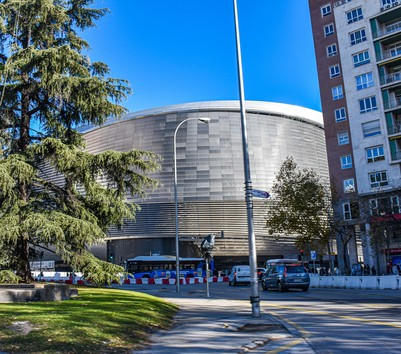
#> input picture art/photos/bernabeu.jpg, 401 x 354 px, given in place of cover.jpg, which was not available
$ python comic.py ../art/photos ../art/photos/bosch.jpg
#> lines starting #> are read from the running program, lines starting #| are printed output that depends on the picture; after the words box and inside, x2 and y2 are one past the last pixel; in counts of white or black regions, pixels touching at a corner belong together
# /// script
# dependencies = ["pillow", "numpy"]
# ///
# Turns the cover photo into tebeo-style art:
# flat colours from the brochure palette, black ink outlines, halftone dots in the shadows.
# Usage: uv run tools/comic.py SRC_DIR OUT_DIR
import sys
from pathlib import Path

import numpy as np
from PIL import Image, ImageEnhance, ImageFilter

DPI = 300
MM = DPI / 25.4

# Flat colours a tebeo colourist would use: brochure palette plus skin and stone
PALETTE = [
    (0, 0, 0),         # ink
    (255, 250, 240),   # paper
    (176, 16, 46),     # crimson
    (255, 199, 44),    # sol
    (20, 80, 160),     # metro
    (169, 196, 234),   # sky
    (240, 196, 160),   # skin
    (196, 160, 112),   # stone
]

# slot -> (width mm, height mm, area of the source to use as fractions, line blur)
SLOTS = {
    "cover": (134, 132, (0, 0, 1, 1), 2.4),
}


def fit(img, w, h, box, contain):
#> called with w = 1582, h = 1559, box = (0, 0, 1, 1), contain = False
    iw, ih = img.size
#> iw = 401; ih = 354
    img = img.crop((int(box[0] * iw), int(box[1] * ih), int(box[2] * iw), int(box[3] * ih)))
#> img is the input picture: PIL image 401x354 RGB; mean R, G, B 82.7, 110, 128.6
    if contain:
        img.thumbnail((w, h), Image.LANCZOS)
        framed = Image.new("RGB", (w, h), PALETTE[5])
        framed.paste(img, ((w - img.width) // 2, h - img.height))
        return framed
    target = w / h
    iw, ih = img.size
    if iw / ih > target:
        nw = int(ih * target)
#> nw = 359
        img = img.crop(((iw - nw) // 2, 0, (iw - nw) // 2 + nw, ih))
#> img: PIL image 359x354 RGB
    else:
        nh = int(iw / target)
        img = img.crop((0, (ih - nh) // 2, iw, (ih - nh) // 2 + nh))
    return img.resize((w, h), Image.LANCZOS)


def flat_colours(img):
    """Snap every pixel to the nearest palette colour, then smooth into flat areas."""
    pal = Image.new("P", (1, 1))
    flat = sum(PALETTE, ()) + (0, 0, 0) * (256 - len(PALETTE))
    pal.putpalette(flat)
    punchy = ImageEnhance.Contrast(ImageEnhance.Color(img).enhance(1.3)).enhance(1.25)
    smooth = punchy.filter(ImageFilter.MedianFilter(13))
    return smooth.quantize(palette=pal, dither=Image.Dither.NONE).convert("RGB").filter(ImageFilter.ModeFilter(9))


def ink_lines(img, sigma):
    gray = img.convert("L")
    a = np.asarray(gray.filter(ImageFilter.GaussianBlur(sigma)), dtype=float) / 255
    b = np.asarray(gray.filter(ImageFilter.GaussianBlur(sigma * 1.6)), dtype=float) / 255
    lines = ((a - 0.98 * b) < -0.02).astype("uint8") * 255
    return Image.fromarray(lines).filter(ImageFilter.MedianFilter(5)).filter(ImageFilter.MaxFilter(3))


def halftone(img, shadow):
    """Ben-Day dots over the darker mid-tones."""
    w, h = img.size
#> w = 1582; h = 1559
    step = int(1.2 * MM)
    yy, xx = np.mgrid[0:h, 0:w]
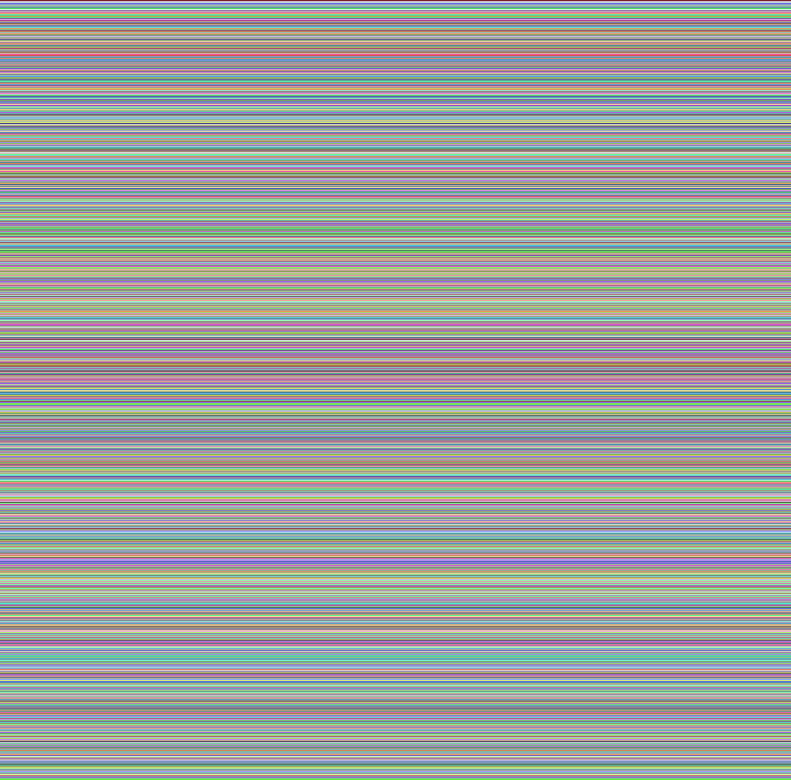
#> yy: shape (1559, 1582) int64 (shown at 1/2 size); 1559 distinct labels, from 0 to 1558; one colour per label, 0 black
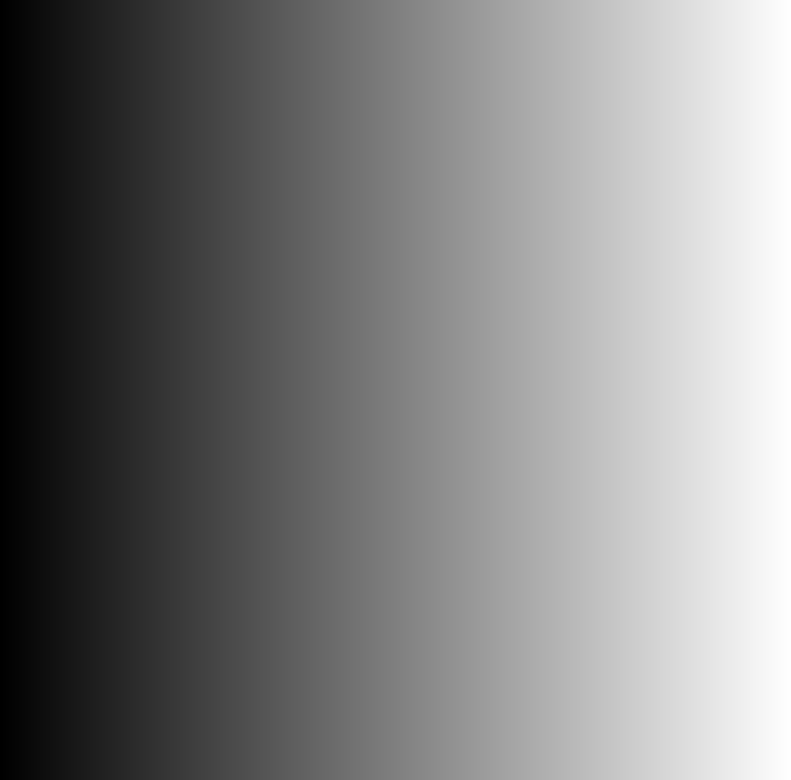
#> xx: shape (1559, 1582) int64 (shown at 1/2 size); min 0, max 1581, mean 790.5; drawn with min black and max white
    dots = ((xx % step - step / 2) ** 2 + (yy % step - step / 2) ** 2) < (step * 0.3) ** 2
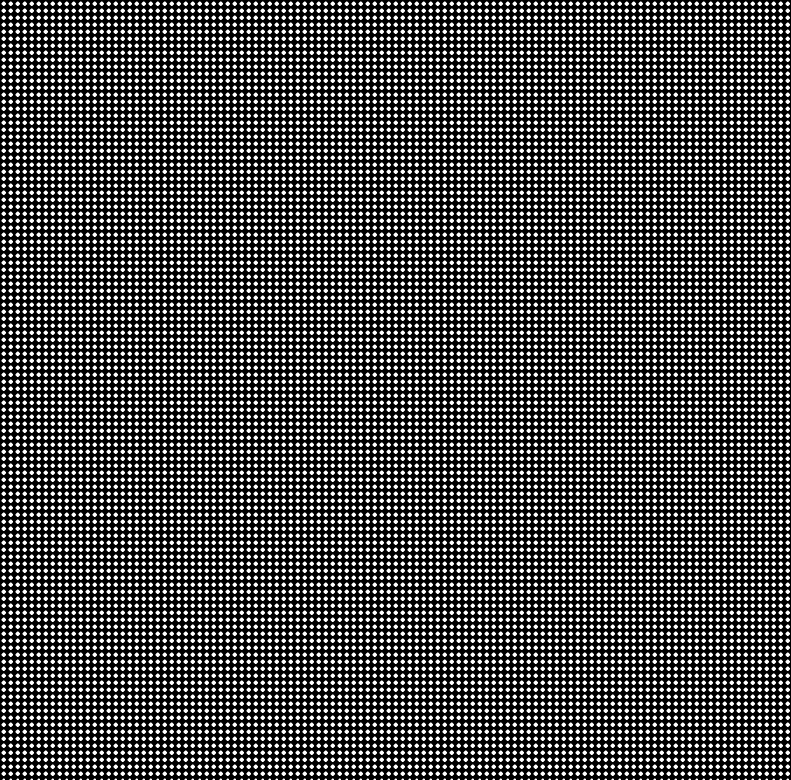
#> dots: shape (1559, 1582) bool (shown at 1/2 size); 29% white; 12656 white regions (113 under 20 px), largest, box (x1, y1, x2, y2) and area: (3, 3, 12, 12) 57, (17, 3, 26, 12) 57, (31, 3, 40, 12) 57
    lum = np.asarray(shadow.convert("L"), dtype=float) / 255
    mask = dots & (lum > 0.3) & (lum < 0.45)
#> mask: shape (1559, 1582) bool; 6.7% white; 7651 white regions (4407 under 20 px), largest, box (x1, y1, x2, y2) and area: (423, 3, 432, 12) 57, (437, 3, 446, 12) 57, (451, 3, 460, 12) 57
    arr = np.asarray(img).copy()
    arr[mask] = (arr[mask] * 0.7).astype("uint8")
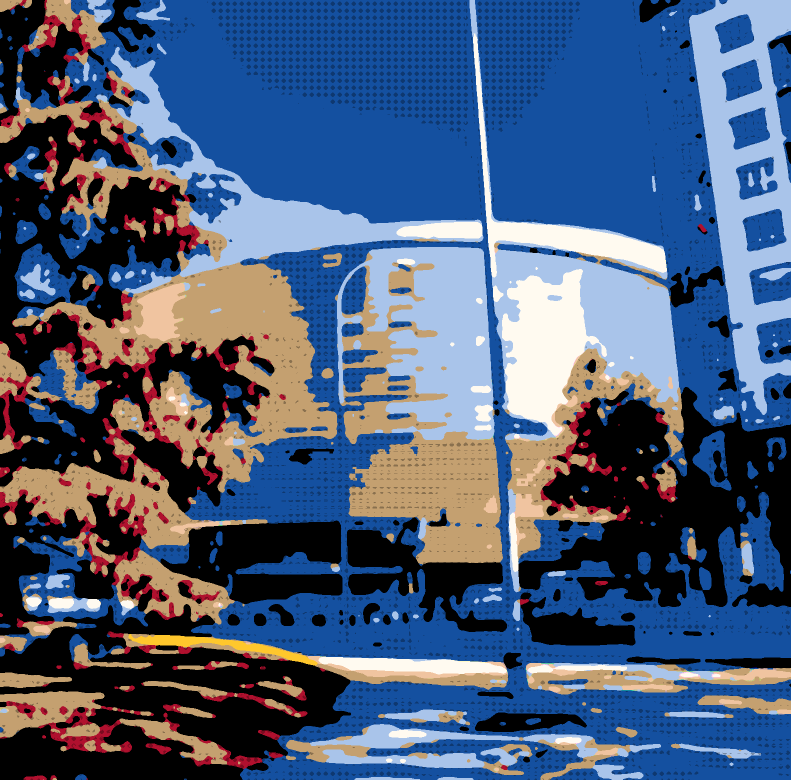
#> arr: shape (1559, 1582, 3) (shown at 1/2 size); mean R, G, B 74.7, 92.2, 121.7
    return Image.fromarray(arr)


def comic(src, w_mm, h_mm, box, sigma):
    w, h = int(w_mm * MM), int(h_mm * MM)
    img = fit(Image.open(src).convert("RGB"), w, h, box, contain=False)
    out = halftone(flat_colours(img), img)
    out.paste(Image.new("RGB", (w, h), PALETTE[0]), mask=ink_lines(img, sigma * 1.5))
#> in ink_lines, `a = np.asarray(gray.filter(ImageFilter.GaussianBlur(sigma)), dtype=flo..`:
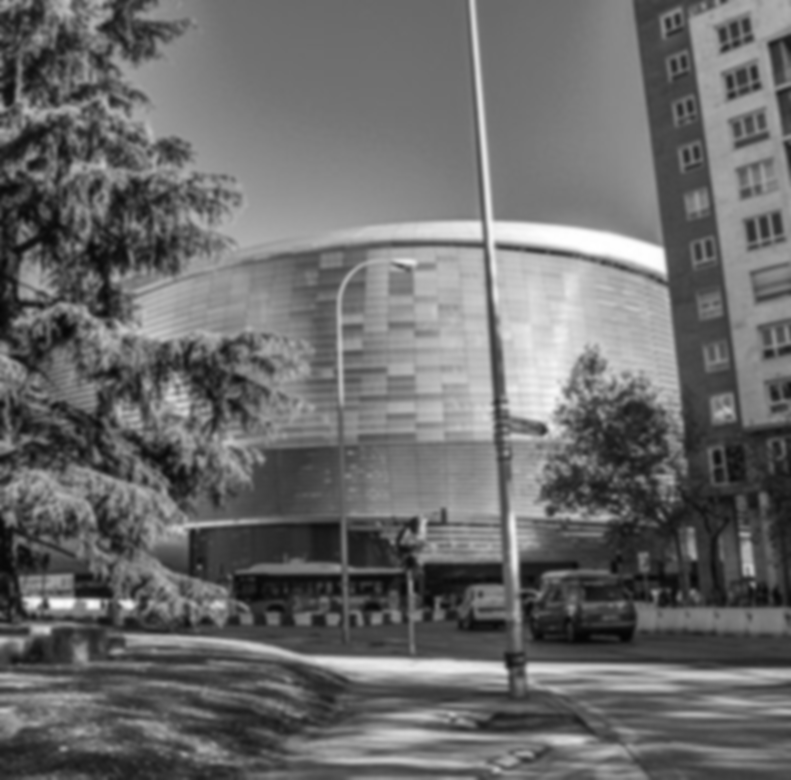
#> a: shape (1559, 1582) float64 (shown at 1/2 size); min 0.0196, max 1, mean 0.417
#> in ink_lines, `lines = ((a - 0.98 * b) < -0.02).astype("uint8") * 255`: lines: shape (1559, 1582); 13.6% white; 2144 white regions (695 under 20 px), largest, box (x1, y1, x2, y2) and area: (231, 1252, 1388, 1380) 10442, (699, 0, 1017, 842) 10363, (1368, 14, 1483, 853) 5950
#> in ink_lines, `return Image.fromarray(lines).filter(ImageFilter.MedianFilter(5)).filt..`:
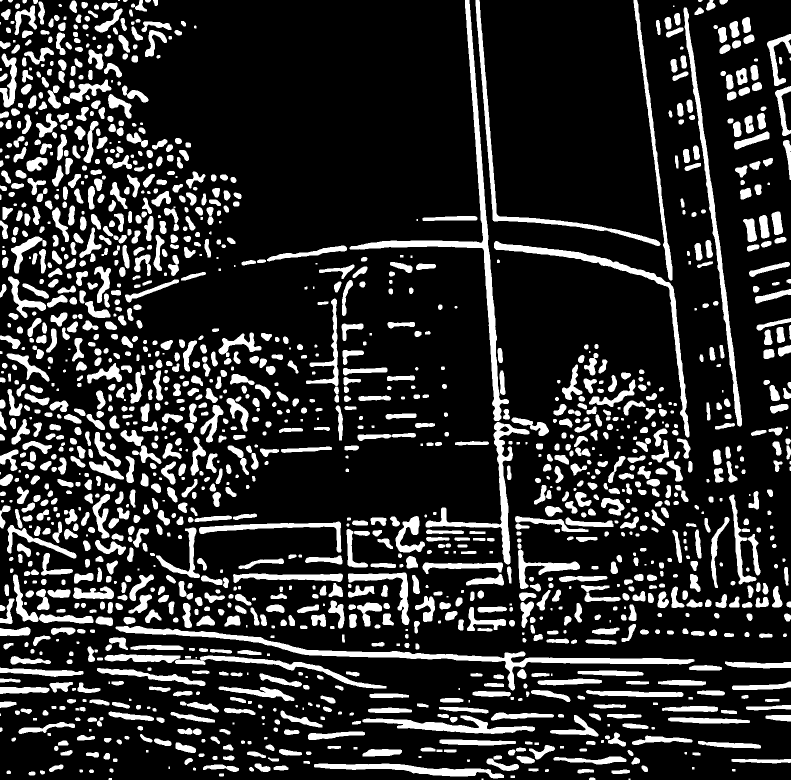
#> returned value: PIL image 1582x1559 L (shown at 1/2 size); 18.3% white; 1564 white regions (58 under 20 px), largest, box (x1, y1, x2, y2) and area: (231, 1252, 1389, 1381) 13214, (699, 0, 1018, 842) 12820, (1367, 15, 1484, 853) 7875
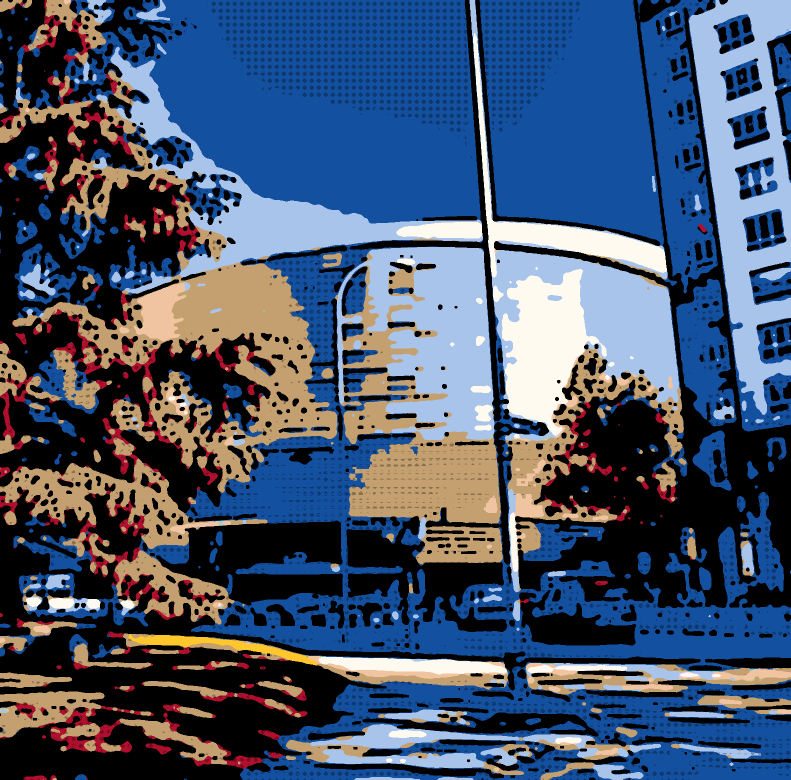
#> out: PIL image 1582x1559 RGB (shown at 1/2 size); mean R, G, B 69, 83.9, 108.5
    return out


if __name__ == "__main__":
    src_dir, out_dir = Path(sys.argv[1]), Path(sys.argv[2])
    out_dir.mkdir(parents=True, exist_ok=True)
    for name, (w, h, box, sigma) in SLOTS.items():
        comic(src_dir / f"{name}.jpg", w, h, box, sigma).save(out_dir / f"{name}.png")
        print("drew", name)
